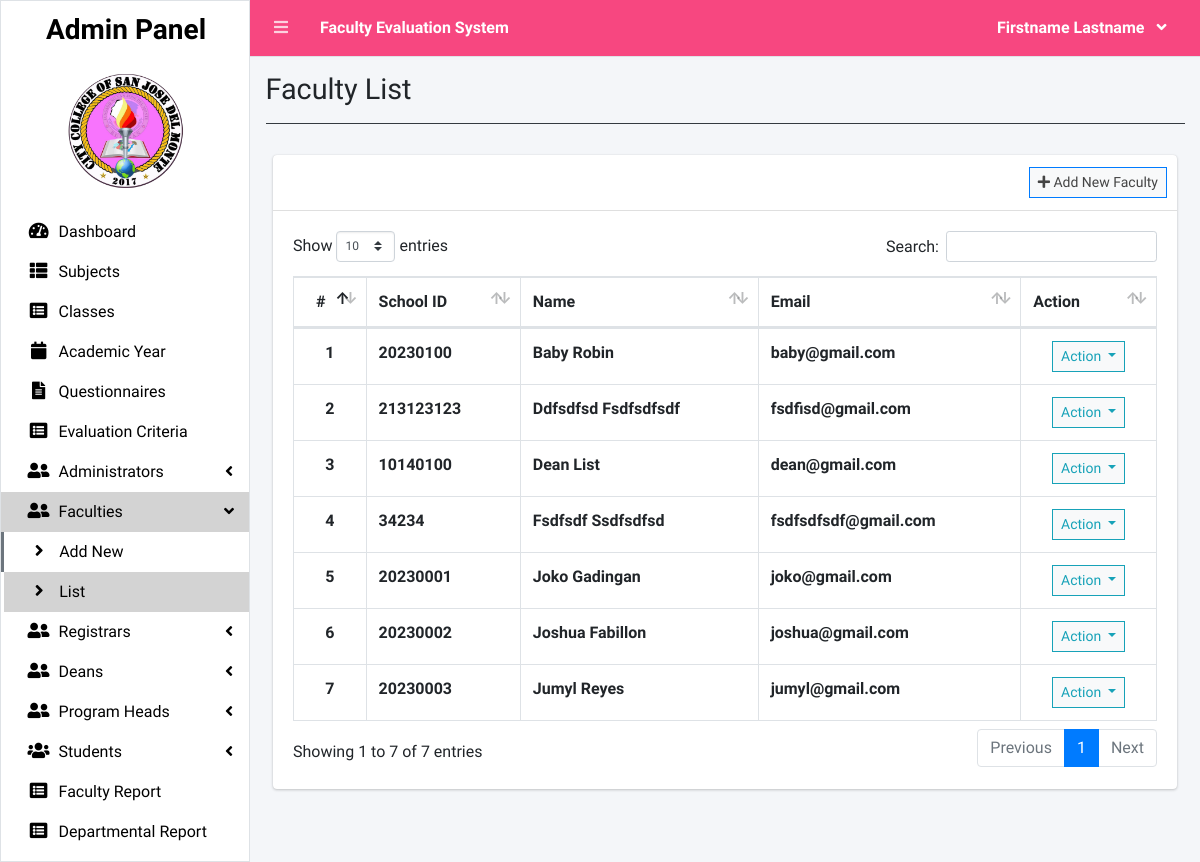
Screenshot of /index.php?page=faculty_list (signed in) with the database file from the repository.
### tables this page shows
CREATE TABLE `faculty_list` (
  `id` int(30) NOT NULL,
  `school_id` varchar(100) NOT NULL,
  `firstname` varchar(200) NOT NULL,
  `lastname` varchar(200) NOT NULL,
  `email` varchar(200) NOT NULL,
  `password` text NOT NULL,
  `avatar` text NOT NULL DEFAULT 'no-image-available.png',
  `date_created` datetime NOT NULL DEFAULT current_timestamp()
);

### admin/faculty_list.php (the view, shortened to what this page needs)
<?php include 'db_connect.php' ?>
<div class="col-lg-12">
	<div class="card card-outline card-success" style="border-top:#f74780;">
		<div class="card-header">
			<div class="card-tools">
				<a class="btn btn-block btn-sm btn-default btn-flat border-primary" href="./index.php?page=new_faculty"><i class="fa fa-plus"></i> Add New Faculty</a>
			</div>
		</div>
		<div class="card-body">
			<table class="table tabe-hover table-bordered" id="list">
				<thead>
					<tr>
						<th class="text-center">#</th>
						<th>School ID</th>
						<th>Name</th>
						<th>Email</th>
						<th>Action</th>
					</tr>
				</thead>
				<tbody>
					<?php
					$i = 1;
					$qry = $conn->query("SELECT *,concat(firstname,' ',lastname) as name FROM faculty_list order by concat(firstname,' ',lastname) asc");
					while ($row = $qry->fetch_assoc()) :
					?>
						<tr>
							<th class="text-center"><?php echo $i++ ?></th>
							<td><b><?php echo $row['school_id'] ?></b></td>
							<td><b><?php echo ucwords($row['name']) ?></b></td>
							<td><b><?php echo $row['email'] ?></b></td>
							<td class="text-center">
								<button type="button" class="btn btn-default btn-sm btn-flat border-info wave-effect text-info dropdown-toggle" data-toggle="dropdown" aria-expanded="true">
									Action
								</button>
							</td>
						</tr>
					<?php endwhile; ?>
				</tbody>
			</table>
		</div>
	</div>
</div>

### rows the page displays
faculty_list: school "20230100", name "Baby Robin", email "baby@gmail.com"
faculty_list: school "213123123", name "Ddfsdfsd Fsdfsdfsdf", email "fsdfisd@gmail.com"
faculty_list: school "10140100", name "Dean List", email "dean@gmail.com"
faculty_list: school "34234", name "Fsdfsdf Ssdfsdfsd", email "fsdfsdfsdf@gmail.com"
faculty_list: school "20230001", name "Joko Gadingan", email "joko@gmail.com"
faculty_list: school "20230002", name "Joshua Fabillon", email "joshua@gmail.com"
faculty_list: school "20230003", name "Jumyl Reyes", email "jumyl@gmail.com"

### other values shown
$_SESSION['system']['name'] "Faculty Evaluation System"
$_SESSION['login_firstname'] "Firstname"
$_SESSION['login_lastname'] "Lastname"
$title "Faculty List"
